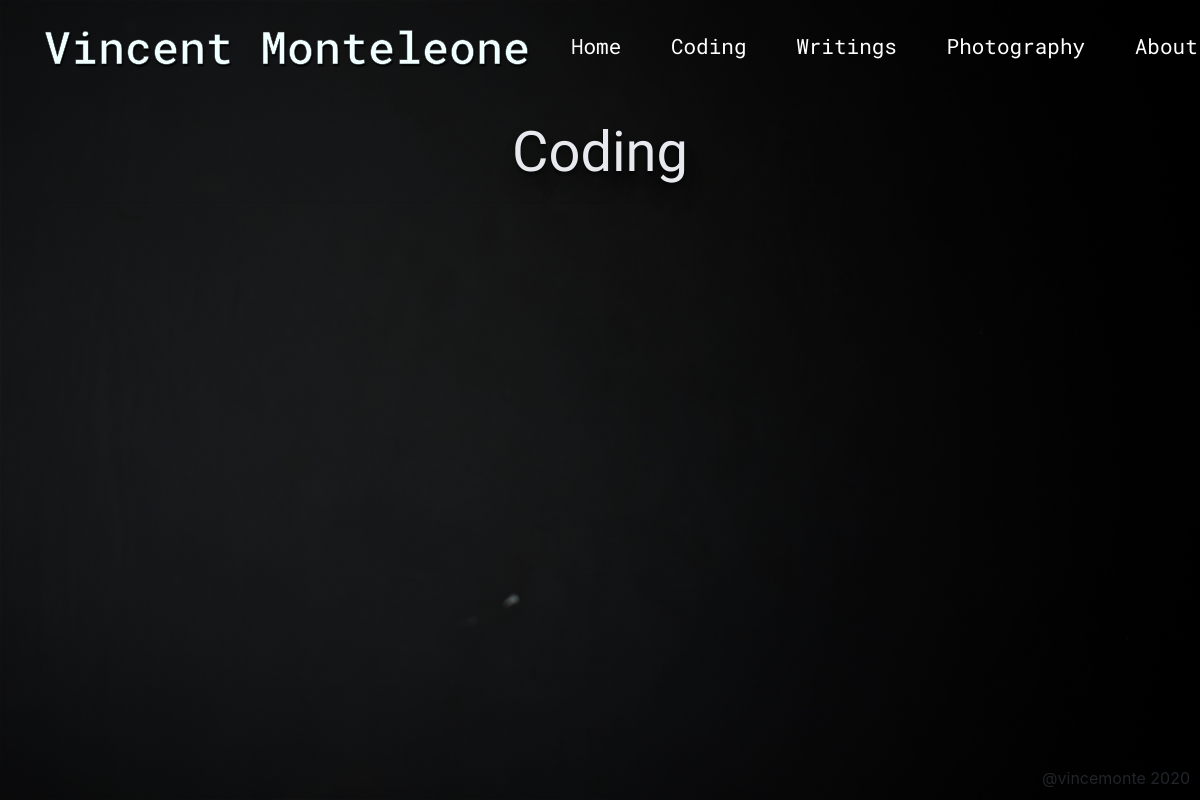
Page /coding on the earlier database version.
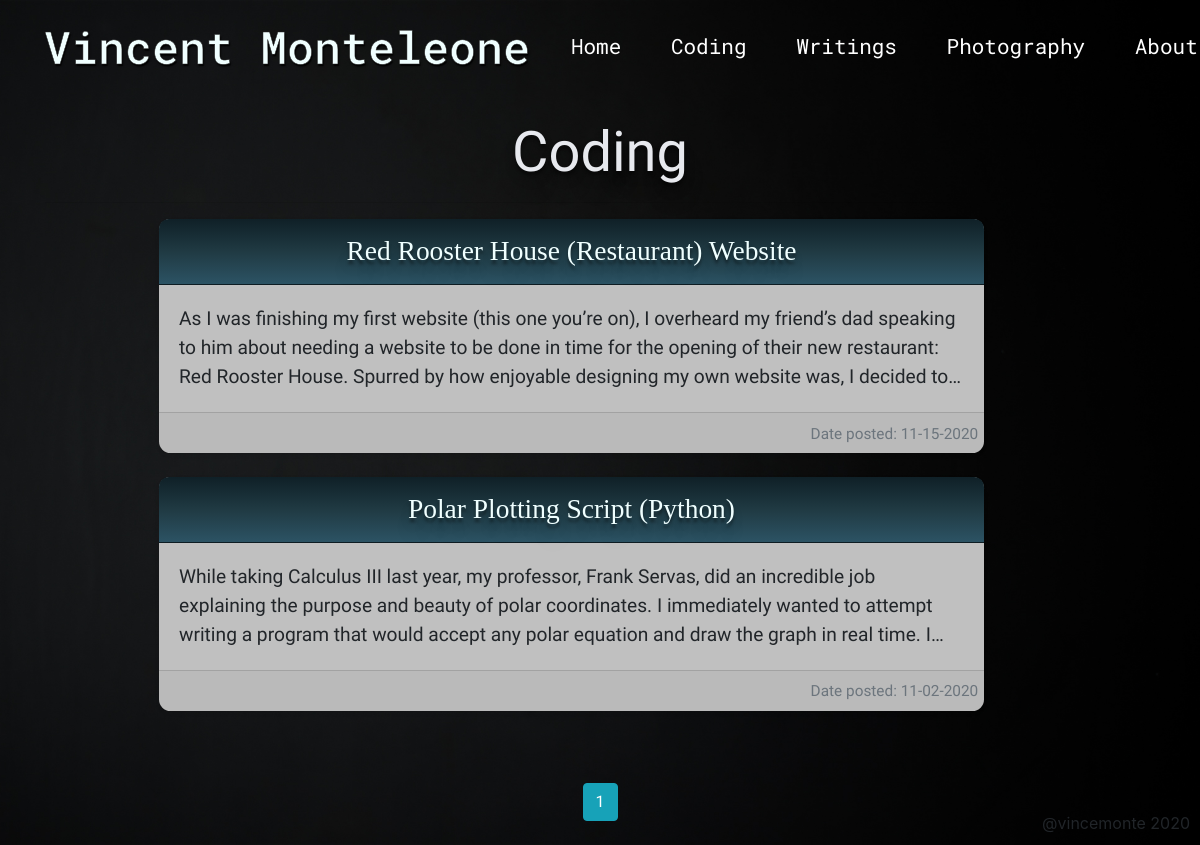
Same page on the later database version.
### personalWebsite/models.py (models this page shows, shortened)
class Project(db.Model):
    id = db.Column(db.Integer, primary_key=True)
    title = db.Column(db.String(100), nullable=False)
    type = db.Column(db.String(20), nullable=False)
    content= db.Column(db.Text, nullable=True)
    files = db.Column(db.String(80), nullable=True) #holds the path to the file images
    date_posted = db.Column(db.DateTime, nullable=False, default=datetime.now)
    user_id = db.Column(db.Integer, db.ForeignKey('user.id'), nullable=False)
    home_post = db.relationship('HomePost', backref='project', uselist=False)

### personalWebsite/posts/routes.py (the view)
@posts.route('/coding')
def coding():
    page = request.args.get('page', 1, type=int)
    posts = Project.query.filter_by(type='coding').order_by(Project.id.desc()).paginate(page=page, per_page=10)
    return render_template('coding.html', posts=posts)

### personalWebsite/templates/coding.html (shortened to what this page needs)
{% extends "layout.html" %}
{% block content %}
<div class="container post-section">
  <h1 class="display-4 text-white-2 text-center">Coding</h1>
  <hr>
  <div class="row text-center">
    {% for post in posts.items %}
    <div class="col-lg-9">
      <div class="card mb-4 shadow-sm">
        <div class="card-header">
          <a class = "card-title" href="{{ url_for('posts.project', title=post.title) }}">{{ post.title }}</a>
        </div>
        <div class="card-body">
          <p class= "card-text max-length-card ellipsis-text text-left">{{ post.content }}</p>
        </div>
        <div class="card-footer text-right">
          <small class="text-muted">Date posted: {{ post.date_posted.strftime('%m-%d-%Y') }}</small>
        </div>
      </div>
    </div>
    {% endfor %}
  </div>
  <div class="container mt-5 text-center">
    {% for page_num in posts.iter_pages(left_edge=1, right_edge=1, left_current=1, right_current=2) %}
      {% if page_num %}
        {% if posts.page == page_num %}
          <a class="btn btn-info mb-4" href="{{ url_for('posts.coding', page=page_num) }}">{{ page_num }}</a>
        {% else %}
          <a class="btn btn-outline-info mb-4" href="{{ url_for('posts.coding', page=page_num) }}">{{ page_num }}</a>
        {% endif %}
      {% else %}
        <small>...</small>
      {% endif %}
    {% endfor %}
  </div>
</div>
{% endblock content %}

Differences in the rows shown:
added Project: title "Red Rooster House (Restaurant) Website", content "As I was finishing my first website (this one you’re on), I overheard my friend’s dad speaking to him about needing a website to be done in time for the opening of their new restaurant: Red Rooster House. Spurred by how enjoyable designing my own website was, I decided…", date_posted "11-15-2020"
now on this page (row edited): Project: title "Polar Plotting Script (Python)", content "While taking Calculus III last year, my professor, Frank Servas, did an incredible job explaining the purpose and beauty of polar coordinates. I immediately wanted to attempt writing a program that would accept any polar equation and draw the graph in real time.…", date_posted "11-02-2020"
Other differences:
new list line: "1"
